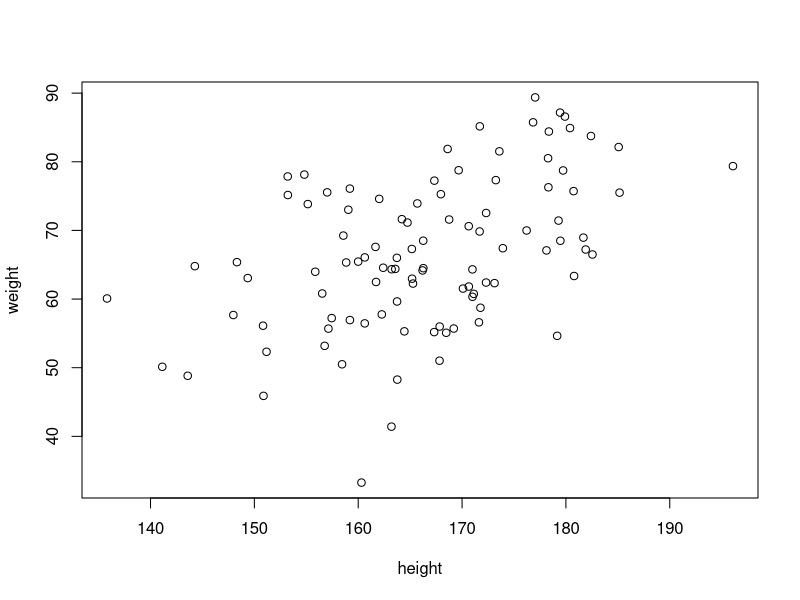
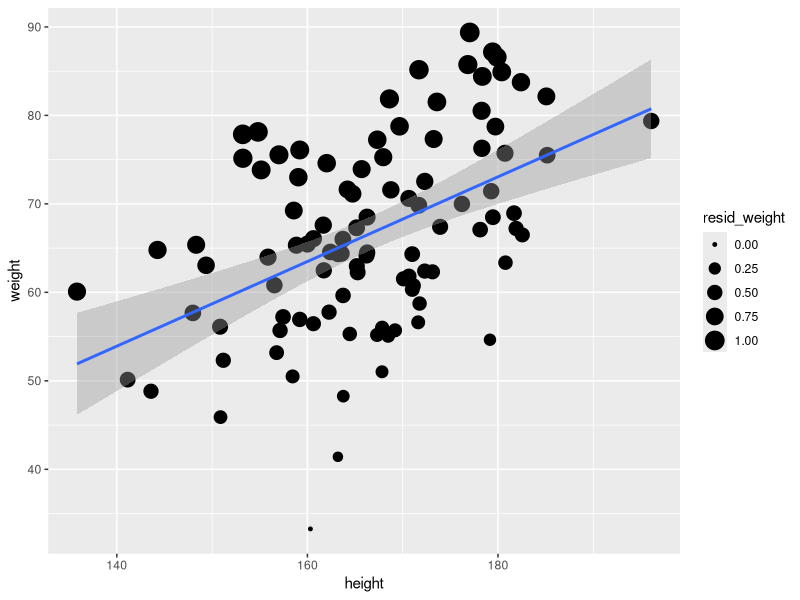
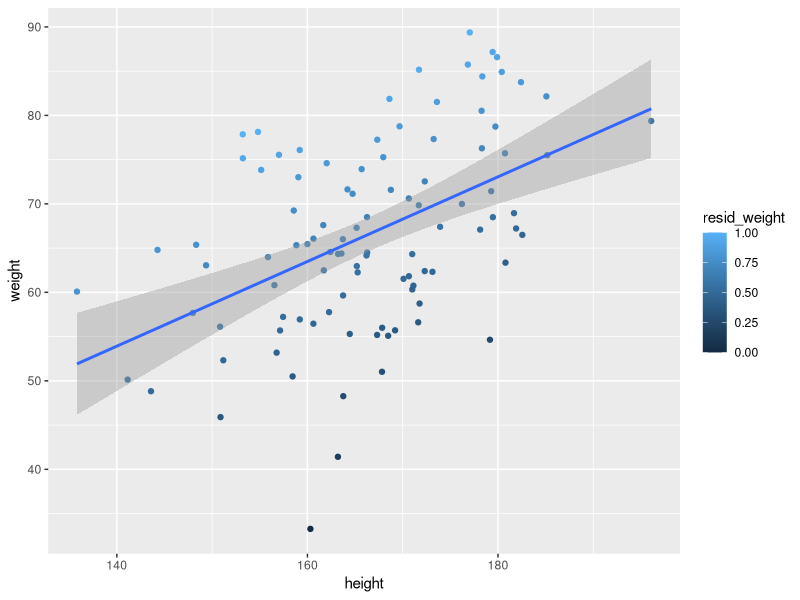
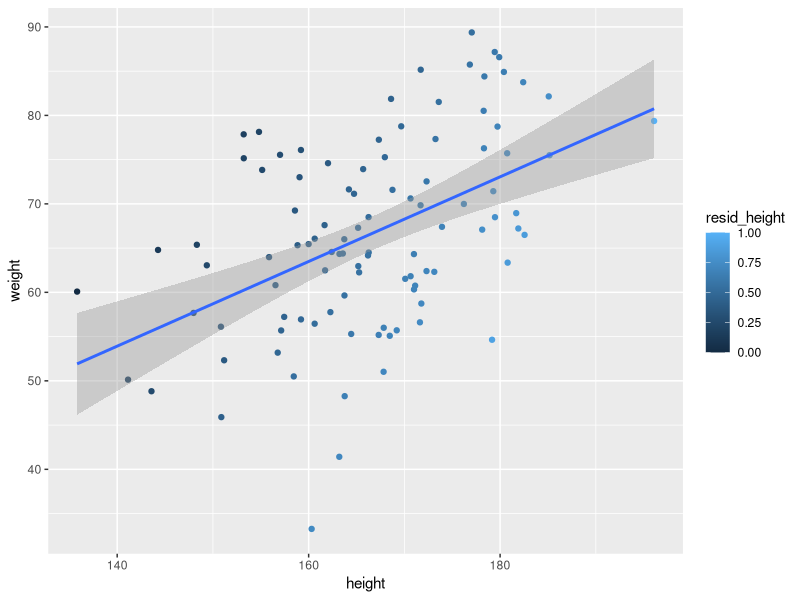
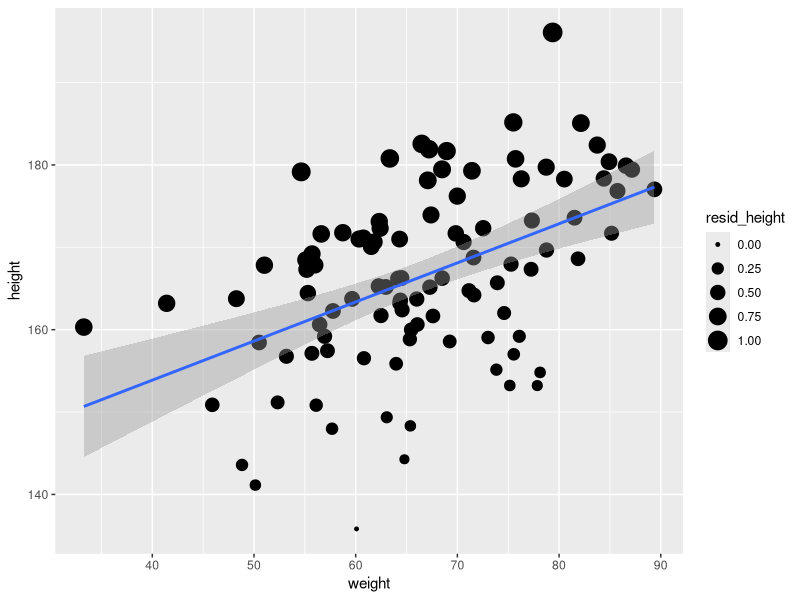
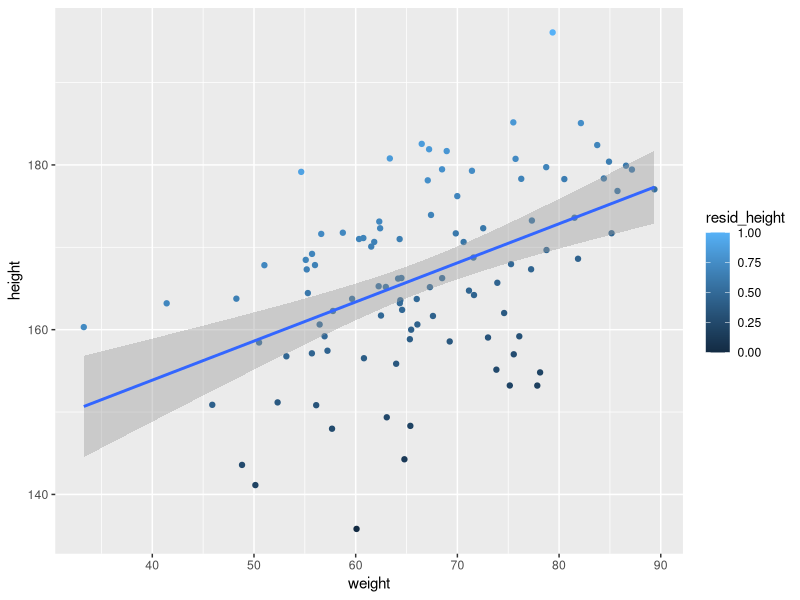

Recreate these plots in R, in order.
## ---- chunk 1
knitr::opts_chunk$set(echo = FALSE)

# Learn more about creating blogs with Distill at:
# https://rstudio.github.io/distill/blog.html

## ---- chunk 2
#how to adjust (residualize( a variable for a covariate before using the variable in other analyses

#creating fake data example with height and weight
height<-rnorm(100,165,10)
weight<-.4*height+rnorm(100,0,10)
plot(height,weight)

#modest correlation
cor(height,weight)

#fitting a linear model to predict weight
pred_weight<-lm(weight~height)
#saving the model
summary(pred_weight)

#saving the residuals - so weight adjusted for height differences
weight_residualised_for_height<-(pred_weight$residuals)
#this residualized weight still correlates with weight, as it should - people who are heavier than expected for their height
#will generally also be heavier full stop
cor(weight_residualised_for_height,weight)
#but not with height - so this is now a new kind of height, uncorrelated with weight
cor(weight_residualised_for_height,height)

#opposite model, predicting height from weight
pred_height<-lm(height~weight)
summary(pred_height)
#residual height: who is not just tall, but tall given their weight
height_residualised_for_weight<-(pred_height$residuals)
cor(height_residualised_for_weight,height)

#saving the four variables
all_data<-data.frame(height,weight,weight_residualised_for_height,height_residualised_for_weight)
#renaming
colnames(all_data)<-c('height','weight','resid_weight','resid_height')

#rescaling for plotting purposes
library(scales)
all_data$resid_weight<-rescale(all_data$resid_weight)
all_data$resid_height<-rescale(all_data$resid_height)

library(ggplot2)

#you can now plot people and plot the dots by size or colour to show who is heavier than expected given their height, or vice versa
#lighter blue, or bigger dots, mean people are heavier than expected given their weight, which may be a 
#'better' type of weight for certain purposes
ggplot(all_data,aes(height,weight))+geom_point(aes(size=resid_weight))+geom_smooth(method='lm')
ggplot(all_data,aes(height,weight))+geom_point(aes(col=resid_weight))+geom_smooth(method='lm')

#wrong residual so doesn't work
ggplot(all_data,aes(height,weight))+geom_point(aes(col=resid_height))+geom_smooth(method='lm')

#opposite association
ggplot(all_data,aes(weight,height))+geom_point(aes(size=resid_height))+geom_smooth(method='lm')
ggplot(all_data,aes(weight,height))+geom_point(aes(col=resid_height))+geom_smooth(method='lm')

#in future analysis, if you want to look at, say, the effect of height on health outcomes
#and someone says 'but height is confounded by weight', you now have a new height variable that we've forced to be uncorrelayed to weight, and vice versa

